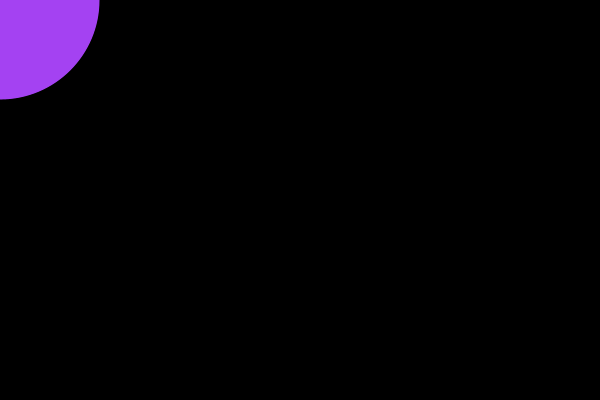
Frame 1 (no input)
Frame 60 (the mouse pressed at the canvas centre just before this capture): identical to frame 1, image omitted
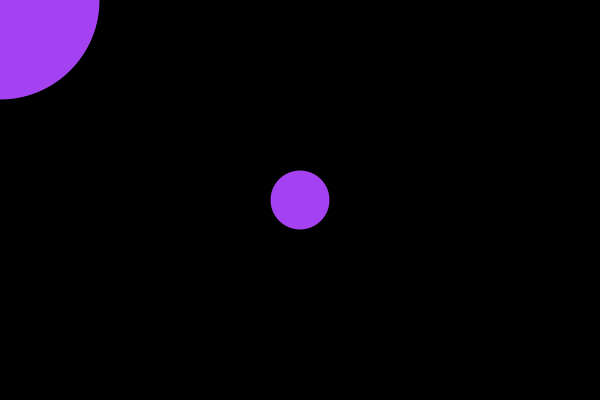
Frame 120 (the mouse held since frame 60 and released just before this capture)

The Processing sketch that drew these frames (run headless with seeded random() and noise(); from frame 60 on, the mouse is pressed at the canvas centre):

// Processing sketch: processing_116191
// ── processing_116191.pde

int num = 200;
int x[] = new int[num];
int y[] = new int[num];
float r = random(255);
float g = random(255);
float b = random(255);
   
 void setup() {
   size(600, 400);
   smooth();
   noStroke();
}
 void draw() {
   background(0);
   for (int i = x.length-1; i > 0; i--) {
     x[i] = x[i-1];
     y[i] = y[i-1];
   }
   x[0] = mouseX;
   y[0] = mouseY;
   
   for (int i = 0; i < x.length; i++) {
  fill(r,g,b,i * 4);
     ellipse(x[i], y[i], i, i);
   }
}
